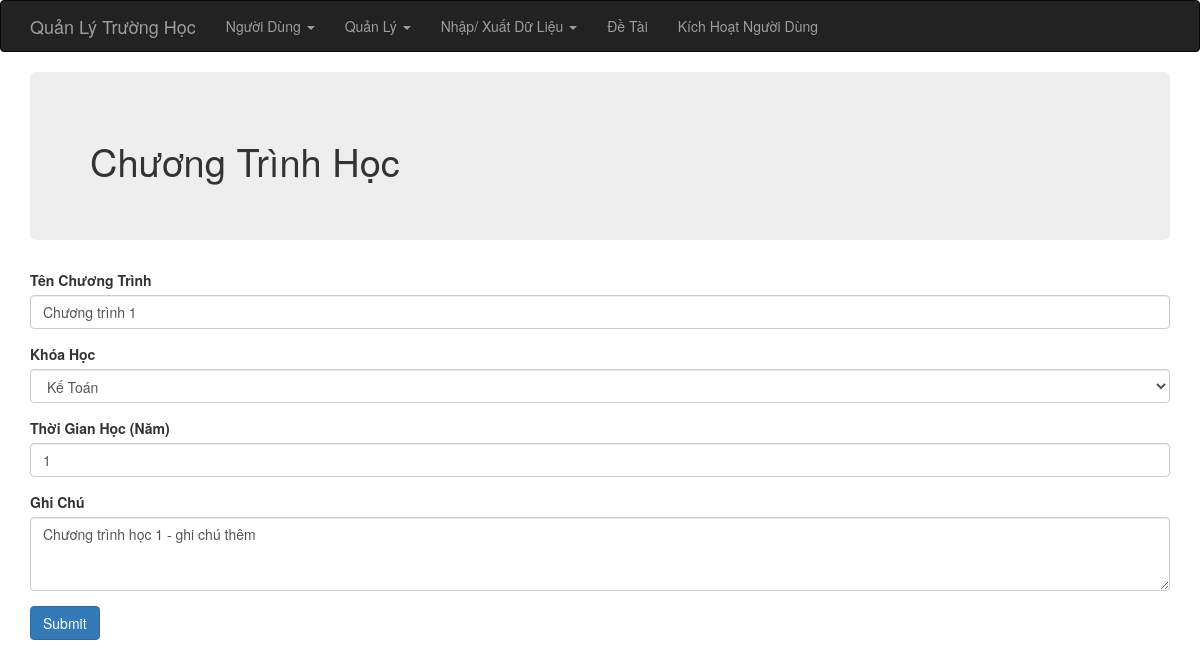
Page /index.php?op=chuongtrinh_edit&id=1 (signed in) on the committed database.
### tables this page shows
CREATE TABLE IF NOT EXISTS `chuong_trinh_hoc` (
  `id` int(6) unsigned NOT NULL AUTO_INCREMENT,
  `ten_chuong_trinh` varchar(255) NOT NULL,
  `khoa_hoc_id` varchar(255) NOT NULL,
  `ghi_chu` varchar(255) DEFAULT NULL,
  `total_time` int(6) DEFAULT NULL,
  PRIMARY KEY (`id`)
);

CREATE TABLE IF NOT EXISTS `khoa_hoc` (
  `id` int(6) unsigned NOT NULL AUTO_INCREMENT,
  `ma_khoa_hoc` varchar(255) NOT NULL,
  `ten_khoa_hoc` varchar(255) NOT NULL,
  `khoa_id` int(6) DEFAULT NULL,
  `ghi_chu` varchar(255) DEFAULT NULL,
  `time_start` date DEFAULT NULL,
  `time_end` date DEFAULT NULL,
  PRIMARY KEY (`id`)
);

### index.php (called while the page is built, shortened)
<?php
require_once 'controller/IndexController.php';
$controller = new IndexController();
$controller->handleRequest();
?>

### model/KhoaHocGateway.php (called while the page is built, shortened)
<?php
class KhoaHocGateway {
    public function selectAll($order, $start, $limit) {
        $dbOrder =  mysql_real_escape_string($order);
        $dbres = mysql_query("SELECT * FROM khoa_hoc ORDER BY $dbOrder ASC limit {$start},{$limit}");
        $data = array();
        while ( ($obj = mysql_fetch_object($dbres)) != NULL ) {
            $data[] = $obj;
        }
        return $data;
    }
}
?>

### model/KhoaHocService.php (called while the page is built, shortened)
<?php
require_once 'model/KhoaHocGateway.php';
class KhoaHocService {
    private $index = NULL;
    private $khoahocGateway    = NULL;
    public function __construct() {
        $this->index = new IndexService();
        $this->khoahocGateway = new KhoaHocGateway();
    }
    public function getAll($order, $start, $limit) {
        try {
            $this->index->openDb();
            $res = $this->khoahocGateway->selectAll($order, $start, $limit);
            $this->index->closeDb();
            return $res;
        } catch (Exception $e) {
            $this->index->closeDb();
            throw $e;
        }
    }
}
?>

### model/ChuongTrinhGateway.php (called while the page is built, shortened)
<?php
class ChuongTrinhGateway {
    public function selectById($id) {
        $dbId = mysql_real_escape_string($id);
        $dbres = mysql_query("SELECT * FROM chuong_trinh_hoc   WHERE id=$dbId");
        return mysql_fetch_object($dbres);
    }
}
?>

### model/ChuongTrinhService.php (called while the page is built, shortened)
<?php
require_once 'model/ChuongTrinhGateway.php';
class ChuongTrinhService {
    private $index = NULL;
    private $chuongtrinhGateway    = NULL;
    public function __construct() {
        $this->index = new IndexService();
        $this->chuongtrinhGateway = new ChuongTrinhGateway();
    }
    public function getId($id) {
        try {
            $this->index->openDb();
            $res = $this->chuongtrinhGateway->selectById($id);
            $this->index->closeDb();
            return $res;
        } catch (Exception $e) {
            $this->index->closeDb();
            throw $e;
        }
        return $this->contactsGateway->find($id);
    }
}
?>

### view/chuongtrinh/form.php (the view, shortened to what this page needs)
<?php require_once(realpath($_SERVER["DOCUMENT_ROOT"]) .'/school/view/include/header.php');?>
<div class="container">
    <div class="jumbotron">
        <h1>Chương Trình Học</h1>
    </div>
    <form method="POST" action="">
        <div class="form-group">
            <label for="name">Tên Chương Trình</label>
            <input type="text" name="name" class="form-control" value="<?php if (isset($data)) echo $data->ten_chuong_trinh; ?>"/>
        </div>
        <div class="form-group">
            <label for="name">Khóa Học</label>
            <select name="khoa" id="" class="form-control">
                <?php foreach ($khoaHocList as $khoa) :?>
                    <option <?php if (isset($data)) { if ($data->khoa_hoc_id == $khoa->id) {echo 'selected';} } ?> value="<?php echo $khoa->id; ?>"><?php echo $khoa->ten_khoa_hoc; ?></option>
                <?php endforeach; ?>
            </select>
        </div>
        <div class="form-group">
            <label for="name">Thời Gian Học (Năm)</label>
            <input type="number" min="0" max = "6" class="form-control" name="timetotal" value="<?php if (isset($data)) echo $data->total_time; ?>">
        </div>
        <div class="form-group">
            <label for="phone">Ghi Chú</label><br/>
            <textarea name="note" class="form-control" rows="3"><?php if (isset($data)) echo $data->ghi_chu; ?></textarea>
        </div>
        <input type="submit" value="Submit" class="btn btn-primary"/>
    </form>
</div>
<?php require_once(realpath($_SERVER["DOCUMENT_ROOT"]) .'/school/view/include/footer.php');?>

### libs/css/style.css (style rules this page uses)
html, body { height: 100%; }
.jumbotron h1 { text-transform: capitalize; font-size: 38px; }
.page-wrap .container { background: #fff; }

### rows in the picture
chuong_trinh_hoc: name "Chương trình 1", khoa "Kế Toán", timetotal "1", note "Chương trình học 1 - ghi chú thêm"
